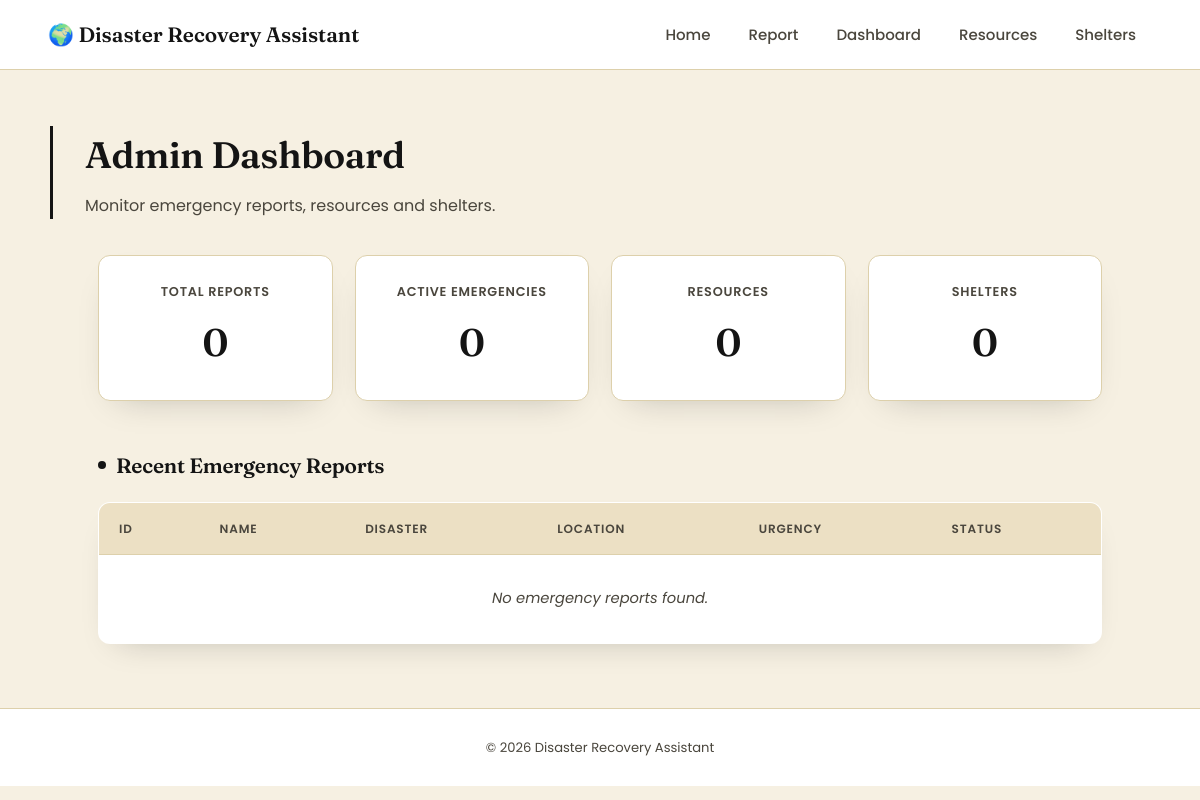
Page /dashboard on the earlier database version.
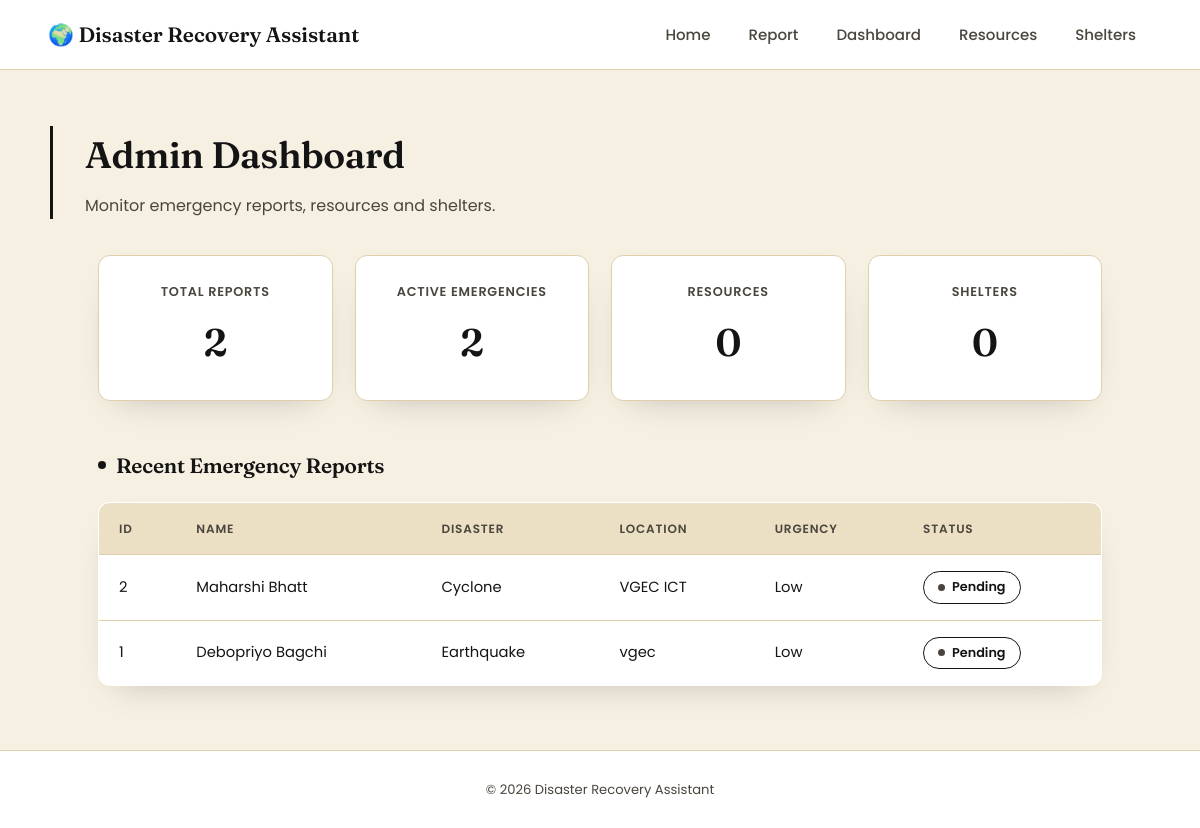
Same page on the later database version.
### tables this page shows
CREATE TABLE reports(

        id INTEGER PRIMARY KEY AUTOINCREMENT,

        name TEXT NOT NULL,

        contact TEXT NOT NULL,

        disaster TEXT NOT NULL,

        location TEXT NOT NULL,

        urgency TEXT NOT NULL,

        description TEXT,

        status TEXT DEFAULT 'Pending',

        timestamp DATETIME DEFAULT CURRENT_TIMESTAMP

    );

### routes.py (the view)
    @app.route("/dashboard")
    def dashboard():
        from integration import dashboard_data
        data = dashboard_data()
        return render_template(
            "dashboard.html",
            total_reports=data["total_reports"],
            total_resources=data["resources"],
            total_shelters=data["shelters"],
            reports=data["reports"]
        )

### database/database.py (called while the page is built)
def create_connection():
    return sqlite3.connect(DATABASE_PATH)

def get_total_reports():
    conn = create_connection()
    cursor = conn.cursor()
    cursor.execute("SELECT COUNT(*) FROM reports")
    total = cursor.fetchone()[0]
    conn.close()
    return total

def get_total_resources():
    conn = create_connection()
    cursor = conn.cursor()
    cursor.execute("SELECT COUNT(*) FROM resources")
    total = cursor.fetchone()[0]
    conn.close()
    return total

def get_total_shelters():
    conn = create_connection()
    cursor = conn.cursor()
    cursor.execute("SELECT COUNT(*) FROM shelters")
    total = cursor.fetchone()[0]
    conn.close()
    return total

def get_recent_reports():
    conn = create_connection()
    cursor = conn.cursor()
    cursor.execute("""
        SELECT
            id,
            name,
            disaster,
            location,
            urgency
        FROM reports
        ORDER BY id DESC
        LIMIT 5
    """)
    reports = cursor.fetchall()
    conn.close()
    return reports

### integration.py (called while the page is built)
def dashboard_data():
    return {
        "total_reports": get_total_reports(),
        "resources": get_total_resources(),
        "shelters": get_total_shelters(),
        "reports": get_recent_reports()
    }

### Templates/dashboard.html (shortened to what this page needs)
<!DOCTYPE html>
<html lang="en">
<head>
    <link rel="stylesheet"
          href="{{ url_for('static', filename='css/style.css') }}">
</head>
<body>
<nav class="navbar">
    <div class="logo">
        🌍 Disaster Recovery Assistant
    </div>
    <ul class="nav-links">
        <li><a href="/">Home</a></li>
        <li><a href="/report">Report</a></li>
        <li><a href="/dashboard">Dashboard</a></li>
        <li><a href="/resources">Resources</a></li>
        <li><a href="/shelters">Shelters</a></li>
    </ul>
</nav>
<section class="dashboard-header">
    <h1>Admin Dashboard</h1>
    <p>
        Monitor emergency reports, resources and shelters.
    </p>
</section>
<section class="stats-container">
    <div class="stat-card">
        <h2>Total Reports</h2>
        <h1>{{ total_reports }}</h1>
    </div>
    <div class="stat-card">
        <h2>Active Emergencies</h2>
        <h1>{{ total_reports }}</h1>
    </div>
    <div class="stat-card">
        <h2>Resources</h2>
        <h1>{{ total_resources }}</h1>
    </div>
    <div class="stat-card">
        <h2>Shelters</h2>
        <h1>{{ total_shelters }}</h1>
    </div>
</section>
<section class="table-section">
    <h2>Recent Emergency Reports</h2>
    <table>
        <thead>
            <tr>
                <th>ID</th>
                <th>Name</th>
                <th>Disaster</th>
                <th>Location</th>
                <th>Urgency</th>
                <th>Status</th>
            </tr>
        </thead>
        <tbody>
        {% if reports %}
            {% for report in reports %}
            <tr>
                <td>{{ report[0] }}</td>
                <td>{{ report[1] }}</td>
                <td>{{ report[2] }}</td>
                <td>{{ report[3] }}</td>
                <td>{{ report[4] }}</td>
                <td>
                    <span class="status pending">
                        Pending
                    </span>
                </td>
            </tr>
            {% endfor %}
        {% else %}
            <tr>
                <td colspan="6">
                    No emergency reports found.
                </td>
            </tr>
        {% endif %}
        </tbody>
    </table>
</section>
<footer>
    <p>
        © 2026 Disaster Recovery Assistant
    </p>
</footer>
</body>
</html>

Differences in the rows shown:
added reports: id "2", name "Maharshi Bhatt", disaster "Cyclone", location "VGEC ICT", urgency "Low"
added reports: id "1", name "Debopriyo Bagchi", disaster "Earthquake", location "vgec", urgency "Low"
Other differences:
{{ total_reports }}: "0" → "2"
text no longer shown: "No emergency reports found."
